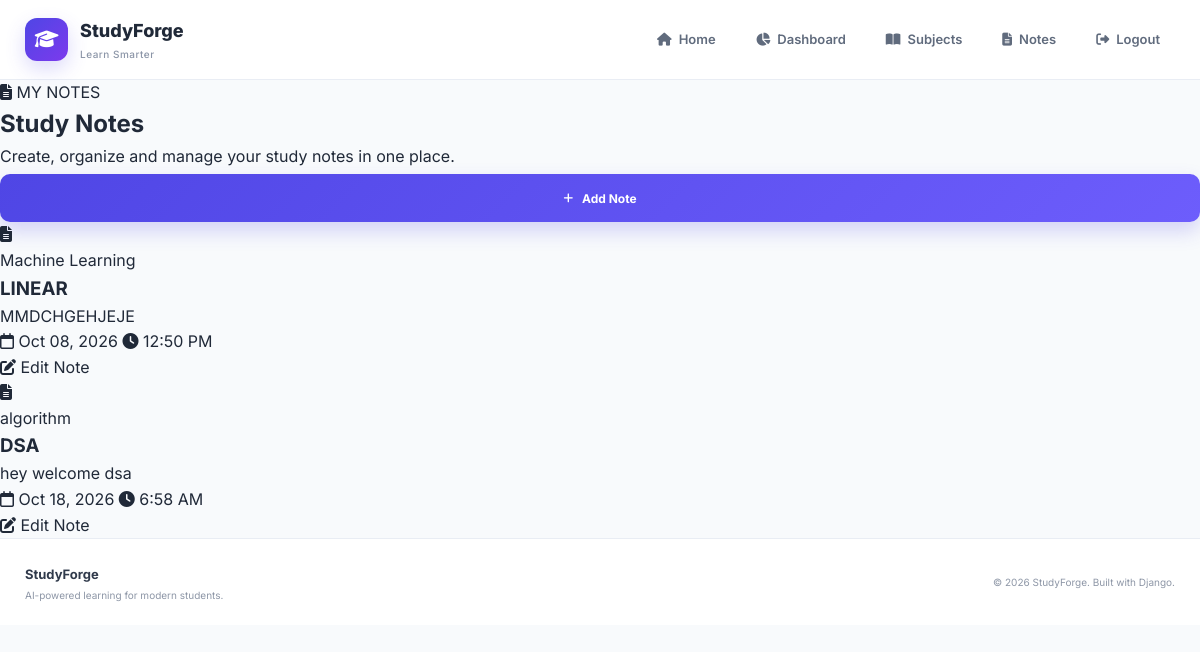
/notes/ (signed in), run on the app's committed database.
### accounts/models.py (models this page shows, shortened)
class Note(models.Model):
    user = models.ForeignKey(
        User,
        on_delete=models.CASCADE
    )
    subject = models.ForeignKey(
        Subject,
        on_delete=models.CASCADE,
        related_name='notes'
    )
    title = models.CharField(
        max_length=200
    )
    content = models.TextField()
    created_at = models.DateTimeField(
        auto_now_add=True
    )
    updated_at = models.DateTimeField(
        auto_now=True
    )

class Subject(models.Model):
    user = models.ForeignKey(
        User,
        on_delete=models.CASCADE
    )
    name = models.CharField(
        max_length=100
    )
    description = models.TextField(
        blank=True
    )
    created_at = models.DateTimeField(
        auto_now_add=True
    )

### accounts/views.py (the view)
@login_required(login_url='login')
def notes(request):
    notes = Note.objects.filter(user=request.user)
    return render(request, 'notes.html', {
        'notes': notes
    })

### accounts/templates/notes.html (shortened to what this page needs)
{% extends 'base.html' %}
{% block content %}
<section class="notes-section">
    <div class="notes-container">
        <div class="notes-header">
            <div>
                <span class="dashboard-badge">
                    <i class="fa-solid fa-file-lines"></i>
                    MY NOTES
                </span>
                <h1>Study Notes</h1>
                <p>
                    Create, organize and manage your study notes
                    in one place.
                </p>
            </div>
            <a href="{% url 'create_note' %}" class="register-button">
                <i class="fa-solid fa-plus"></i>
                Add Note
            </a>
        </div>
        {% if notes %}
            <div class="notes-grid">
                {% for note in notes %}
                    <div class="note-card">
                        <div class="note-card-top">
                            <div class="note-card-icon">
                                <i class="fa-solid fa-file-lines"></i>
                            </div>
                            <span class="note-subject">
                                {{ note.subject.name }}
                            </span>
                        </div>
                        <div class="note-card-content">
                            <h3>{{ note.title }}</h3>
                            <p>
                                {{ note.content|truncatewords:25 }}
                            </p>
                        </div>
                        <div class="note-card-footer">
                            <span>
                                <i class="fa-regular fa-calendar"></i>
                                {{ note.created_at|date:"M d, Y" }}
                            </span>
                            <span>
                                <i class="fa-solid fa-clock"></i>
                                {{ note.created_at|date:"g:i A" }}
                            </span>
                        </div>
                        <div class="note-card-actions">
                            <a
                                href="{% url 'edit_note' note.id %}"
                                class="edit-note-button"
                            >
                                <i class="fa-solid fa-pen-to-square"></i>
                                Edit Note
                            </a>
                        </div>
                    </div>
                {% endfor %}
            </div>
        {% endif %}
    </div>
</section>
{% endblock %}

### accounts/static/style.css (style rules this page uses)
* { margin: 0; padding: 0; box-sizing: border-box; }
html { scroll-behavior: smooth; }
body { font-family: 'Inter', sans-serif; background: #f8fafc; color: #202938; line-height: 1.6; }
a { text-decoration: none; color: inherit; }
.register-button { width: 100%; height: 48px; border: none; border-radius: 10px; background: linear-gradient( 135deg, #4f46e5, #6d5dfc ); color: white; font-size: 12px; font-weight: 700; cursor: pointer; display: flex; align-items: center; justify-content: center; gap: 9px; margin-top: 5px; box-shadow: 0 9px 20px rgba(79, 70, 229, 0.22); transition: 0.25s ease; }
.register-button i { font-size: 11px; transition: 0.25s ease; }

### data on the page
Note: subject.name "Machine Learning", title "LINEAR", content "MMDCHGEHJEJE", created_at "Oct 08, 2026", created_at "12:50 PM"
Note: subject.name "algorithm", title "DSA", content "hey welcome dsa", created_at "Oct 18, 2026", created_at "6:58 AM"
